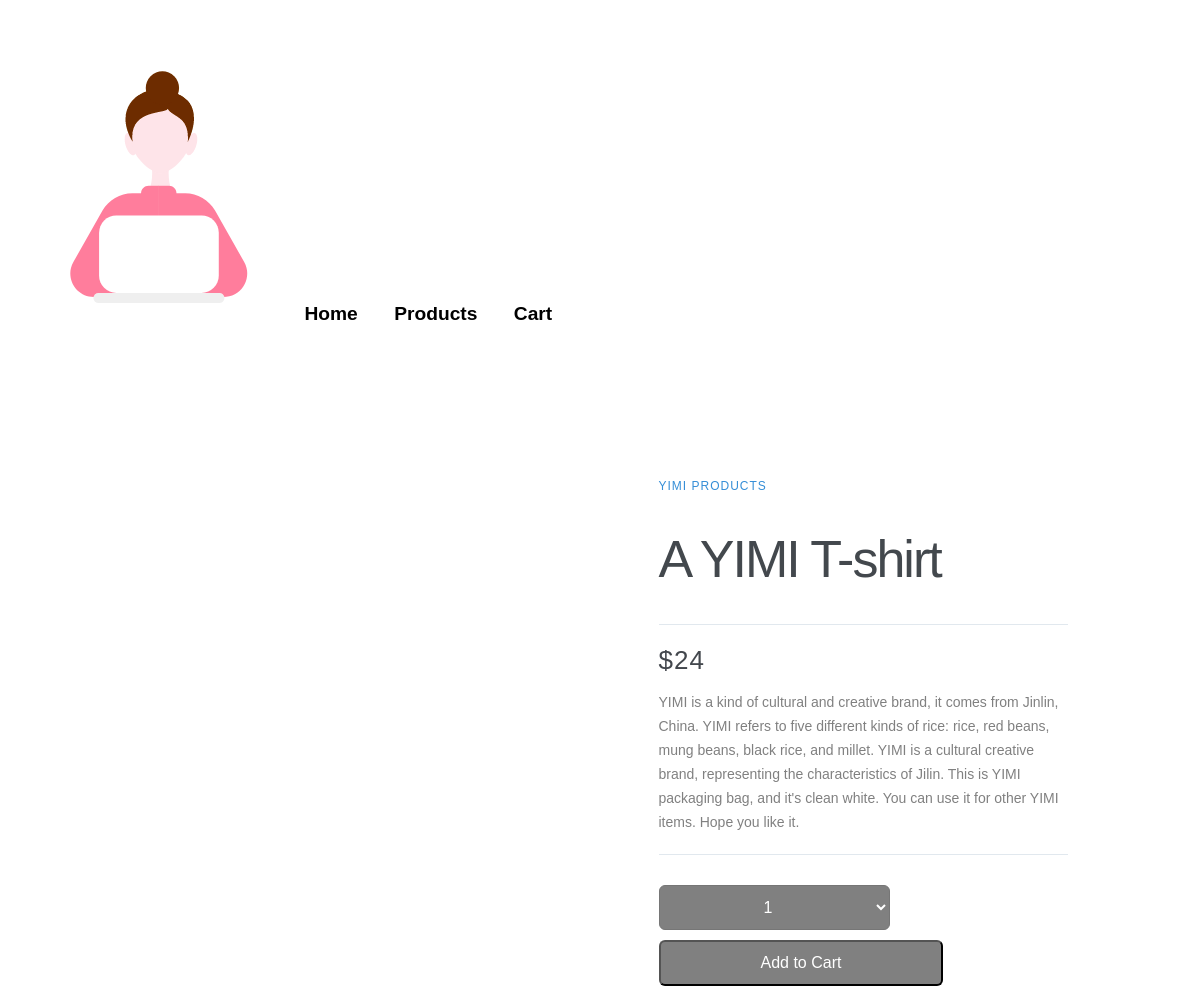
The page /wnm608/final/php/product_item.php?id=10 on the database its author committed.
### tables this page shows
CREATE TABLE `products` (
  `id` int(10) NOT NULL,
  `productName` varchar(255) NOT NULL,
  `description` varchar(2550) NOT NULL,
  `price` decimal(7,0) NOT NULL,
  `category` varchar(255) NOT NULL,
  `color` varchar(3) NOT NULL,
  `image` varchar(255) NOT NULL,
  `cart` int(100) NOT NULL,
  `size` int(100) NOT NULL
);

### wnm608/final/php/product_item.php (the view, shortened to what this page needs)
<?php
include_once "db_connect.php";
?>
<!DOCTYPE html>
<html lang="en">
<head>
	<link href="detail.css" rel="stylesheet">
	<link rel="stylesheet" href="common.css">
	<link rel="stylesheet" href="grid.css">
</head>
<body>
	<?php include "header.php"; ?>
	<main class="container">
<?php
if(!isset($_GET['id'])) {
	echo "You borked it";
} else {
	$query_string = "SELECT * FROM `products` WHERE `id` = '{$_GET['id']}'";
	$result = $conn->query($query_string);
	$row = $result->fetch_object();
?>
		<div class="left-column">
		</div>
		<div class="right-column">
			<div class="product-description">
				<span>YIMI Products</span>
          		<h1><?= $row->productName ?></h1>
			</div>
			<div class="product-description">
				<div class="product-price">
          		<span><?= '$'.$row->price ?></span>
				</div>
				<p class="description"><?= $row->description ?></p>
			</div>
			<form method="post" target="votar">
				<select name="addtocart" class="cart-btnn">
		    		<option value="1">1</option>
		  		</select>
		  		<input type="submit" value="Add to Cart" class="cart-btn">
			</form>
		</div>
    </main>
	<?php
}
?>
</body>
</html>

### wnm608/final/php/detail.css (style rules this page uses)
html, body { height: 100%; width: 100%; margin: 0; }
.container { max-width: 100%; margin: 0 auto; padding: 15px; display: flex; }
.left-column { width: 55%; position: relative; }
.right-column { width: 35%; margin-top: 60px; }
.product-description { border-bottom: 1px solid #E1E8EE; margin-bottom: 20px; }
.product-description span { font-size: 12px; color: #358ED7; letter-spacing: 1px; text-transform: uppercase; text-decoration: none; }
.product-description h1 { font-weight: 300; font-size: 52px; color: #43484D; letter-spacing: -2px; }
.product-description p { font-size: 14px; font-weight: 400; color:grey ; line-height: 24px; }
.product-price { display: flex; align-items: center; }
.product-price span { font-size: 26px; font-weight: 300; color: #43474D; margin-right: 20px; }
.cart-btn { display: inline-block; background-color: grey; border-radius: 6px; font-size: 16px; color: white; text-decoration: none; padding: 12px 100px; transition: all .5s; margin-top:10px; }
.cart-btnn { display: inline-block; background-color: grey; border-radius: 6px; font-size: 16px; color: white; text-decoration: none; padding: 12px 100px; transition: all .5s; margin-top:10px; }
.description { font-family: helvetica, arial, sans-serif; color:#43484D; border-bottom: 0.05px solid #E1E8EE 10px; margin-bottom: 20px; }

### wnm608/final/php/common.css (style rules this page uses)
* { box-sizing:border-box; }
body { font-family:helvetica, arial, sans-serif; font-size:100%; margin:0; }
.container { max-width:100%; margin-right: auto; margin-top:5%; margin-bottom:5%; }

### rows shown on the page
products: productName "A YIMI T-shirt", price "24", description "YIMI is a kind of cultural and creative brand, it comes from Jinlin, China. YIMI refers to five different kinds of rice: rice, red beans, mung beans, black rice, and millet. YIMI is a cultural creative brand, representing the characteristics of Jilin. This is YIMI packaging bag, and it's clean white. You can use it for other YIMI items. Hope you like it."
